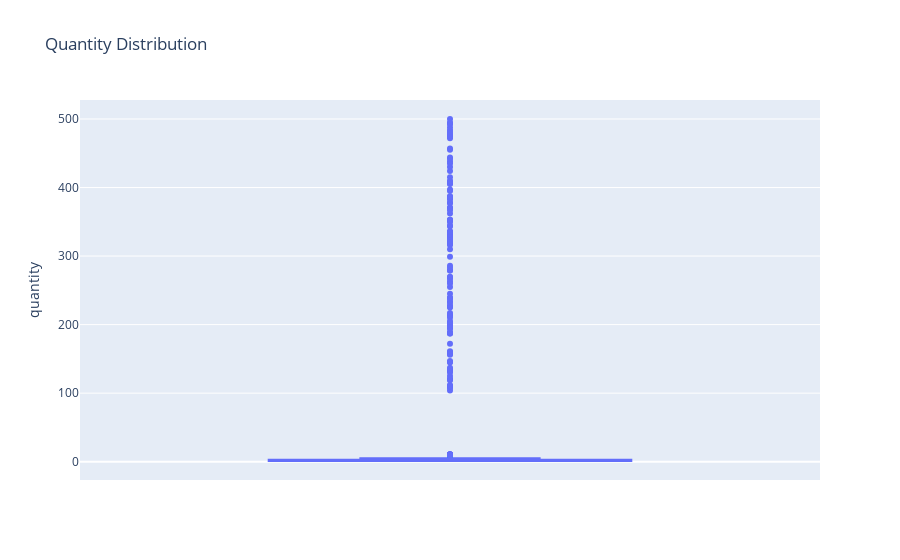

Notebook code for this chart:
### Code cell
fig = px.box(df_transactions, y='quantity', title='Quantity Distribution')
fig.show()

### Figure 1 — Plotly figure (JSON) as saved in the notebook; plotly's stock layout.template omitted (floating-point values rounded to 4 significant figures; data arrays with more than 128 entries replaced by an {"elided": "..."} marker saying what was removed)
{"data": [{"alignmentgroup": "True", "hovertemplate": "quantity=%{y}<extra></extra>", "legendgroup": "", "marker": {"color": "#636efa"}, "name": "", "notched": false, "offsetgroup": "", "orientation": "v", "showlegend": false, "type": "box", "x0": " ", "xaxis": "x", "y": {"elided": "10000 float values"}, "y0": " ", "yaxis": "y"}], "layout": {"boxmode": "group", "legend": {"tracegroupgap": 0}, "title": {"text": "Quantity Distribution"}, "xaxis": {"anchor": "y", "domain": [0, 1]}, "yaxis": {"anchor": "x", "domain": [0, 1], "title": {"text": "quantity"}}}}
